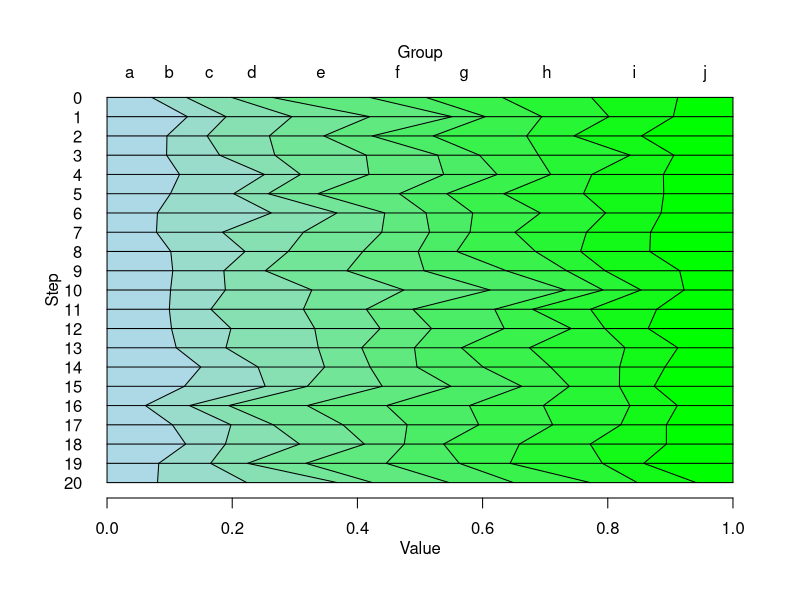
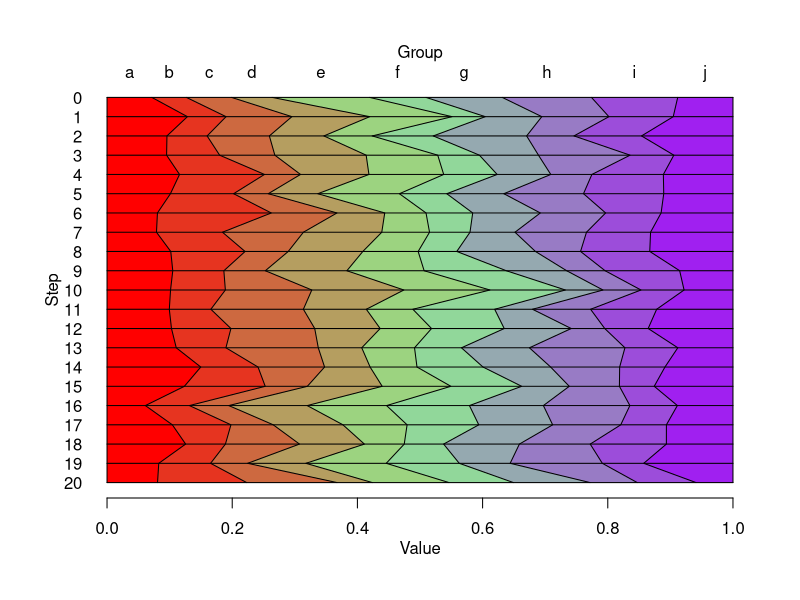
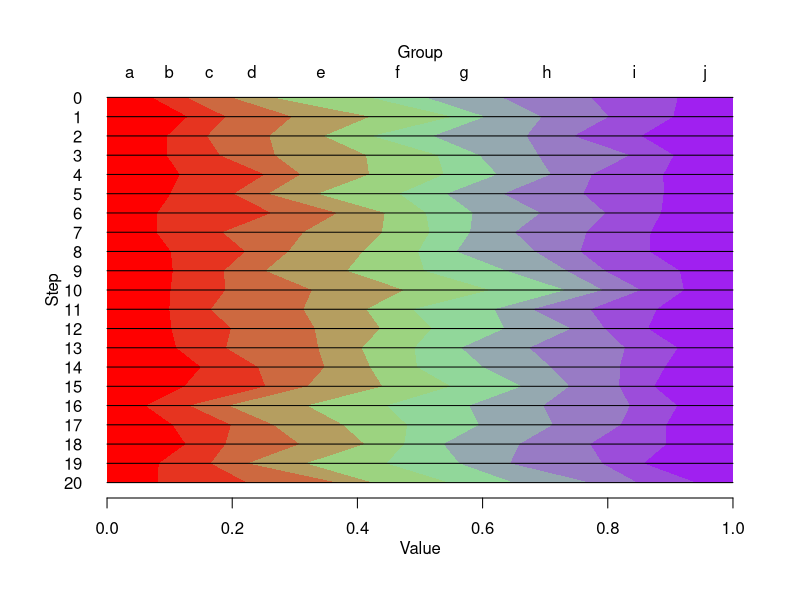
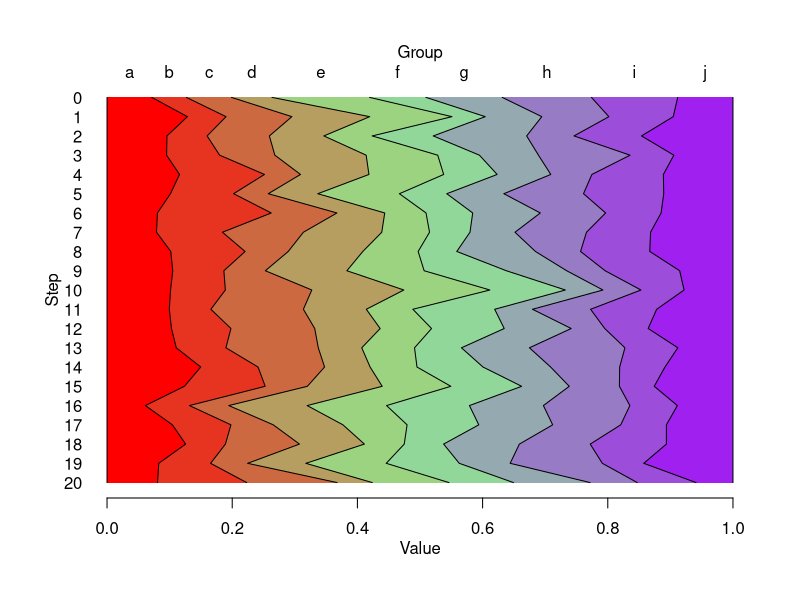
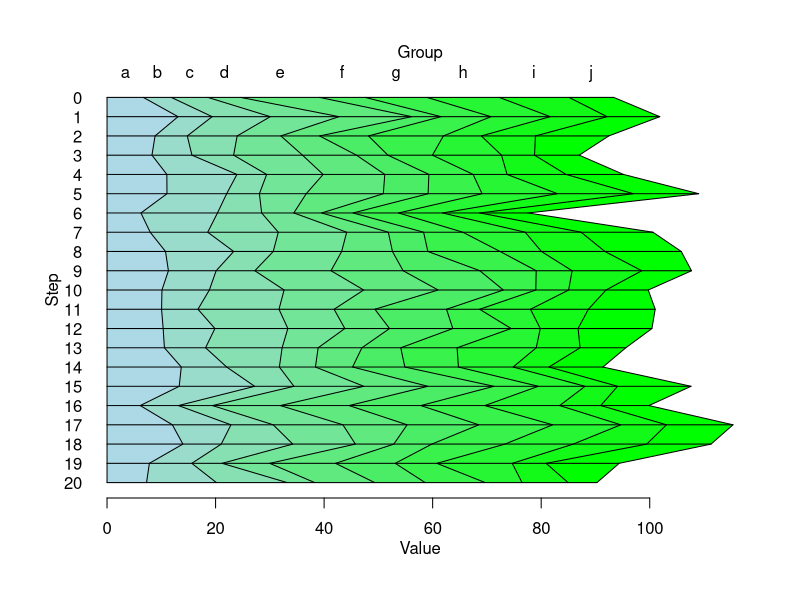
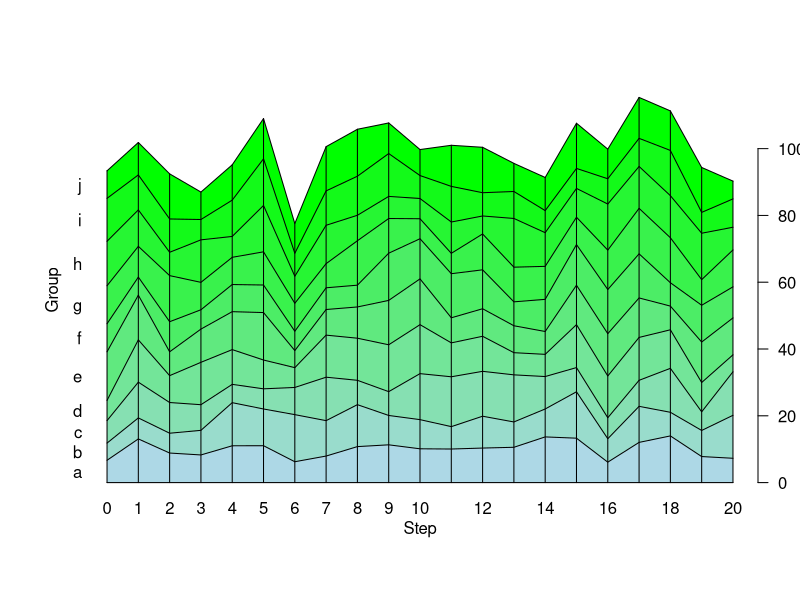
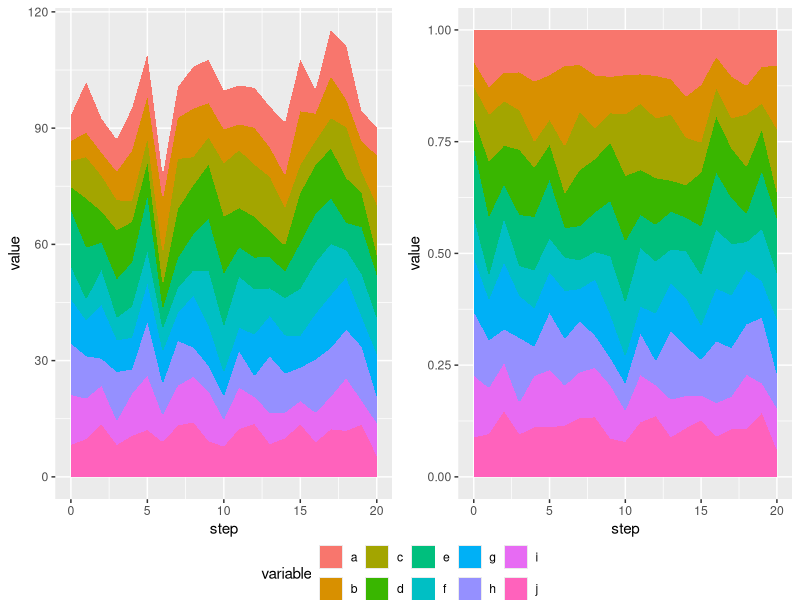

The R script that drew these images, in order:
# Description : Emulation of Historical Area plot in R
# Website : http://beckmw.wordpress.com/2013/09/17/a-nifty-area-plot-or-a-bootleg-of-a-ggplot-geom/

doInstall <- TRUE # Change to FALSE if you don't want packages installed.
toInstall <- c("ggplot2","reshape","gridExtra")
if(doInstall){install.packages(toInstall, repos = "http://cran.r-project.org")}
lapply(toInstall, library, character.only = TRUE)

#create data
set.seed(3)

#time steps
t.step<-seq(0,20)

#group names
grps<-letters[1:10]

#random data for group values across time
grp.dat<-runif(length(t.step)*length(grps),5,15)

#create data frame for use with plot
grp.dat<-matrix(grp.dat,nrow=length(t.step),ncol=length(grps))
grp.dat<-data.frame(grp.dat,row.names=t.step)
names(grp.dat)<-grps

# Plot area function definition
plot.area<-function(x,col=NULL,horiz=F,prop=T,stp.ln=T,grp.ln=T,axs.cex=1,axs.lab=T,lab.cex=1,
                    names=c('Group','Step','Value'),...){
  
  #sort out color fector  
  if(!is.null(col)){
    if(sum(col %in% colors()) != length(col)) stop('col vector must be in "colors()"')
    col<-colorRampPalette(col)(ncol(x))
  }
  else col<-colorRampPalette(c('lightblue','green'))(ncol(x))
  
  #convert data 
  if(prop) plt.dat<-x/rowSums(x)
  else plt.dat<-x
  plt.dat<-t(apply(plt.dat,1,cumsum))
  plt.dat<-data.frame(strt=rep(0,nrow(plt.dat)),plt.dat)
  
  #create plot
  y.range<-c(0,max(plt.dat))
  x.range<-c(0,max(plt.dat))
  y.locs<-seq(y.range[2],y.range[1],length=nrow(plt.dat))
  if(horiz) y.locs<-rev(y.locs)
  
  plot.new()
  
  par(...)
  plot(x.range,y.range,type='n',axes=F,xlab='',ylab='')
  
  #polygons
  sapply(
    1:(nrow(plt.dat)),
    function(y){
      sapply(
        1:(ncol(plt.dat)-1),
        function(x){ 
          x.loc.poly<-c(plt.dat[y,x],plt.dat[y,x+1],plt.dat[y+1,x+1],plt.dat[y+1,x])
          y.loc.poly<-rep(c(y.locs[y],y.locs[y+1]),each=2)
          if(horiz) polygon(y.loc.poly,x.loc.poly,col=col[x],border=NA)
          else polygon(x.loc.poly,y.loc.poly,col=col[x],border=NA)
        }
      )     
    }
  )
  
  #group labels
  x.labs<-sapply(1:(ncol(plt.dat)-1),function(x) mean(c(plt.dat[1,x],plt.dat[1,x+1])))
  
  parms<-list(
    1:ncol(plt.dat),
    function(col) lines(plt.dat[,col],y.locs,lwd=1), 
    function(y) segments(0,y.locs[y],plt.dat[y,ncol(plt.dat)],y.locs[y]),
    3,1,2,
    x.labs,
    y.locs,
    3,2,1
  )
  if(horiz) 
    parms<-list(
      ncol(plt.dat):1,
      function(col) lines(y.locs,plt.dat[,col],lwd=1),
      function(y) segments(y.locs[y],0,y.locs[y],plt.dat[y,ncol(plt.dat)]),
      2,4,1,
      x.labs,
      y.locs,
      2,1,4
    )
  
  #grp lines
  if(grp.ln) sapply(parms[[1]],parms[[2]])
  
  #step lines
  if(stp.ln) sapply(nrow(plt.dat):1,parms[[3]])
  
  #group axis labels
  axis(side=parms[[4]],at=parms[[7]],labels=names(plt.dat)[-1],tick=F,line=-1,las=1,cex.axis=axs.cex)
  
  #value axis
  axis(side=parms[[5]],las=1,cex.axis=axs.cex)
  
  #time step axis labels
  axis(side=parms[[6]],at=parms[[8]],labels=row.names(plt.dat),tick=F,line=-1,las=1,cex.axis=axs.cex)
  
  #axis labels
  if(axs.lab){
    mtext(side=parms[[9]],names[1],line=1,cex=lab.cex)
    mtext(side=parms[[10]],names[2],line=1,cex=lab.cex)
    mtext(side=parms[[11]],names[3],line=2,cex=lab.cex)
  }
  
}

# Plot an area graph
plot.area(grp.dat)

# Plot with more color variance
plot.area(grp.dat,col=c('red','lightgreen','purple'))

# More Customisation of lines
plot.area(grp.dat,col=c('red','lightgreen','purple'),grp.ln=F)
plot.area(grp.dat,col=c('red','lightgreen','purple'),stp.ln=F)

# Some custmisation and orientation change
plot.area(grp.dat,prop=F)
plot.area(grp.dat,prop=F,horiz=T)

# Area plots using ggplot2
require(ggplot2)
require(reshape)
require(gridExtra)

p.dat<-data.frame(step=row.names(grp.dat),grp.dat,stringsAsFactors=F)
p.dat<-melt(p.dat,id='step')
p.dat$step<-as.numeric(p.dat$step)

p<-ggplot(p.dat,aes(x=step,y=value))

p1<-p + geom_area(aes(fill=variable)) + theme(legend.position="bottom")

p2<-p + geom_area(aes(fill=variable),position='fill')

g_legend<-function(a.gplot){
  tmp <- ggplot_gtable(ggplot_build(a.gplot))
  leg <- which(sapply(tmp$grobs, function(x) x$name) == "guide-box")
  legend <- tmp$grobs[[leg]]
  return(legend)}

mylegend<-g_legend(p1)

grid.arrange(arrangeGrob(p1 + theme(legend.position="none"),
                         p2 + theme(legend.position="none"),
                         nrow=1),
             mylegend, nrow=2,heights=c(10, 1))
